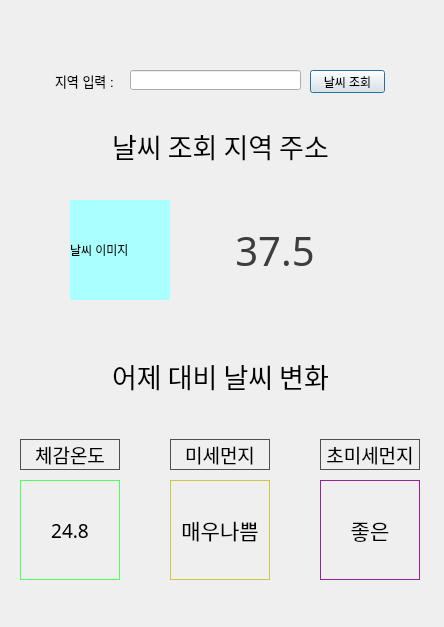
<?xml version="1.0" encoding="UTF-8"?>
<ui version="4.0">
 <class>Dialog</class>
 <widget class="QDialog" name="Dialog">
  <property name="geometry">
   <rect>
    <x>0</x>
    <y>0</y>
    <width>444</width>
    <height>627</height>
   </rect>
  </property>
  <property name="windowTitle">
   <string>Dialog</string>
  </property>
  <widget class="QLabel" name="temp_yesterday">
   <property name="geometry">
    <rect>
     <x>25</x>
     <y>340</y>
     <width>391</width>
     <height>71</height>
    </rect>
   </property>
   <property name="font">
    <font>
     <family>HY목각파임B</family>
     <pointsize>20</pointsize>
    </font>
   </property>
   <property name="text">
    <string>어제 대비 날씨 변화</string>
   </property>
   <property name="alignment">
    <set>Qt::AlignCenter</set>
   </property>
  </widget>
  <widget class="QLabel" name="label_2">
   <property name="geometry">
    <rect>
     <x>20</x>
     <y>439</y>
     <width>100</width>
     <height>31</height>
    </rect>
   </property>
   <property name="font">
    <font>
     <family>HY엽서M</family>
     <pointsize>14</pointsize>
    </font>
   </property>
   <property name="styleSheet">
    <string notr="true">border:1px solid rgb(79, 79, 79)</string>
   </property>
   <property name="text">
    <string>체감온도</string>
   </property>
   <property name="alignment">
    <set>Qt::AlignCenter</set>
   </property>
  </widget>
  <widget class="QLabel" name="label_3">
   <property name="geometry">
    <rect>
     <x>170</x>
     <y>439</y>
     <width>100</width>
     <height>31</height>
    </rect>
   </property>
   <property name="font">
    <font>
     <family>HY엽서M</family>
     <pointsize>14</pointsize>
    </font>
   </property>
   <property name="styleSheet">
    <string notr="true">border:1px solid rgb(79, 79, 79)</string>
   </property>
   <property name="text">
    <string>미세먼지</string>
   </property>
   <property name="alignment">
    <set>Qt::AlignCenter</set>
   </property>
  </widget>
  <widget class="QLabel" name="label_4">
   <property name="geometry">
    <rect>
     <x>320</x>
     <y>439</y>
     <width>100</width>
     <height>31</height>
    </rect>
   </property>
   <property name="font">
    <font>
     <family>HY엽서M</family>
     <pointsize>14</pointsize>
    </font>
   </property>
   <property name="styleSheet">
    <string notr="true">border:1px solid rgb(79, 79, 79)</string>
   </property>
   <property name="text">
    <string>초미세먼지</string>
   </property>
   <property name="alignment">
    <set>Qt::AlignCenter</set>
   </property>
  </widget>
  <widget class="QLabel" name="temp_feel">
   <property name="geometry">
    <rect>
     <x>20</x>
     <y>480</y>
     <width>100</width>
     <height>100</height>
    </rect>
   </property>
   <property name="font">
    <font>
     <family>Segoe Print</family>
     <pointsize>14</pointsize>
    </font>
   </property>
   <property name="styleSheet">
    <string notr="true">border:1px solid rgb(80, 255, 92)
</string>
   </property>
   <property name="text">
    <string>24.8</string>
   </property>
   <property name="alignment">
    <set>Qt::AlignCenter</set>
   </property>
  </widget>
  <widget class="QLabel" name="par_matt">
   <property name="geometry">
    <rect>
     <x>170</x>
     <y>480</y>
     <width>100</width>
     <height>100</height>
    </rect>
   </property>
   <property name="font">
    <font>
     <family>휴먼편지체</family>
     <pointsize>16</pointsize>
    </font>
   </property>
   <property name="styleSheet">
    <string notr="true">border:1px solid rgb(209, 198, 68)
</string>
   </property>
   <property name="text">
    <string>매우나쁨</string>
   </property>
   <property name="alignment">
    <set>Qt::AlignCenter</set>
   </property>
  </widget>
  <widget class="QLabel" name="s_par_matt">
   <property name="geometry">
    <rect>
     <x>320</x>
     <y>480</y>
     <width>100</width>
     <height>100</height>
    </rect>
   </property>
   <property name="font">
    <font>
     <family>휴먼편지체</family>
     <pointsize>16</pointsize>
    </font>
   </property>
   <property name="styleSheet">
    <string notr="true">border:1px solid rgb(150, 34, 148)
</string>
   </property>
   <property name="text">
    <string>좋은</string>
   </property>
   <property name="alignment">
    <set>Qt::AlignCenter</set>
   </property>
  </widget>
  <widget class="QLabel" name="label_8">
   <property name="geometry">
    <rect>
     <x>55</x>
     <y>70</y>
     <width>71</width>
     <height>21</height>
    </rect>
   </property>
   <property name="font">
    <font>
     <pointsize>10</pointsize>
    </font>
   </property>
   <property name="text">
    <string>지역 입력 :</string>
   </property>
  </widget>
  <widget class="QLineEdit" name="location">
   <property name="geometry">
    <rect>
     <x>130</x>
     <y>70</y>
     <width>171</width>
     <height>20</height>
    </rect>
   </property>
  </widget>
  <widget class="QPushButton" name="temp_find">
   <property name="geometry">
    <rect>
     <x>310</x>
     <y>70</y>
     <width>75</width>
     <height>23</height>
    </rect>
   </property>
   <property name="text">
    <string>날씨 조회</string>
   </property>
  </widget>
  <widget class="QLabel" name="temp_loc">
   <property name="geometry">
    <rect>
     <x>65</x>
     <y>120</y>
     <width>311</width>
     <height>51</height>
    </rect>
   </property>
   <property name="font">
    <font>
     <family>궁서체</family>
     <pointsize>20</pointsize>
    </font>
   </property>
   <property name="text">
    <string>날씨 조회 지역 주소</string>
   </property>
   <property name="alignment">
    <set>Qt::AlignCenter</set>
   </property>
  </widget>
  <widget class="QLabel" name="weather_img">
   <property name="geometry">
    <rect>
     <x>70</x>
     <y>200</y>
     <width>100</width>
     <height>100</height>
    </rect>
   </property>
   <property name="styleSheet">
    <string notr="true">background-color:rgb(170, 255, 255)</string>
   </property>
   <property name="text">
    <string>날씨 이미지</string>
   </property>
  </widget>
  <widget class="QLabel" name="temperate">
   <property name="geometry">
    <rect>
     <x>200</x>
     <y>200</y>
     <width>150</width>
     <height>100</height>
    </rect>
   </property>
   <property name="font">
    <font>
     <family>HY목각파임B</family>
     <pointsize>30</pointsize>
    </font>
   </property>
   <property name="styleSheet">
    <string notr="true">color:rgb(61, 61, 61)</string>
   </property>
   <property name="text">
    <string>37.5</string>
   </property>
   <property name="alignment">
    <set>Qt::AlignCenter</set>
   </property>
  </widget>
 </widget>
 <resources/>
 <connections/>
</ui>
